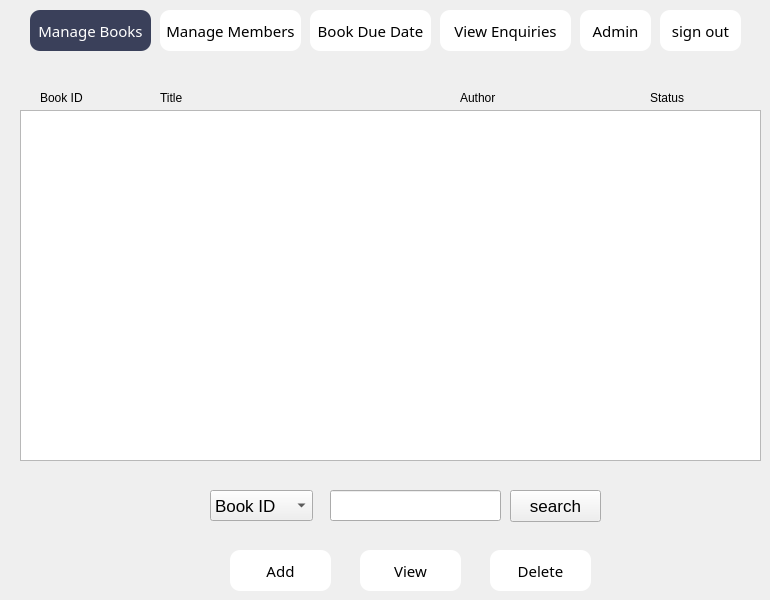
   <widget class="QWidget" name="page">
    <widget class="QPushButton" name="books_1">
     <property name="geometry">
      <rect>
       <x>30</x>
       <y>10</y>
       <width>121</width>
       <height>41</height>
      </rect>
     </property>
     <property name="font">
      <font>
       <family>Copperplate</family>
       <pointsize>-1</pointsize>
       <italic>false</italic>
       <bold>false</bold>
      </font>
     </property>
     <property name="cursor">
      <cursorShape>PointingHandCursor</cursorShape>
     </property>
     <property name="styleSheet">
      <string notr="true">background-color:rgb(58, 64, 90);
color:white;
border-radius:10px;
font: 15px;</string>
     </property>
     <property name="text">
      <string>Manage Books</string>
     </property>
    </widget>
    <widget class="QPushButton" name="members_1">
     <property name="geometry">
      <rect>
       <x>160</x>
       <y>10</y>
       <width>141</width>
       <height>41</height>
      </rect>
     </property>
     <property name="font">
      <font>
       <family>Copperplate</family>
       <pointsize>-1</pointsize>
       <italic>false</italic>
       <bold>false</bold>
      </font>
     </property>
     <property name="cursor">
      <cursorShape>PointingHandCursor</cursorShape>
     </property>
     <property name="styleSheet">
      <string notr="true">QPushButton{
background-color:white;
border-radius:10px;
font:15px;
}

QPushButton:hover {
    background-color:rgb(58, 64, 90);
	color:white;
}
</string>
     </property>
     <property name="text">
      <string>Manage Members</string>
     </property>
    </widget>
    <widget class="QPushButton" name="enquiries_1">
     <property name="geometry">
      <rect>
       <x>440</x>
       <y>10</y>
       <width>131</width>
       <height>41</height>
      </rect>
     </property>
     <property name="font">
      <font>
       <family>Copperplate</family>
       <pointsize>-1</pointsize>
       <italic>false</italic>
       <bold>false</bold>
      </font>
     </property>
     <property name="cursor">
      <cursorShape>PointingHandCursor</cursorShape>
     </property>
     <property name="styleSheet">
      <string notr="true">QPushButton{
background-color:white;
border-radius:10px;
font:15px;
}

QPushButton:hover {
    background-color:rgb(58, 64, 90);
	color:white;
}
</string>
     </property>
     <property name="text">
      <string>View Enquiries</string>
     </property>
    </widget>
    <widget class="QPushButton" name="account_1">
     <property name="geometry">
      <rect>
       <x>580</x>
       <y>10</y>
       <width>71</width>
       <height>41</height>
      </rect>
     </property>
     <property name="font">
      <font>
       <family>Copperplate</family>
       <pointsize>-1</pointsize>
       <italic>false</italic>
       <bold>false</bold>
      </font>
     </property>
     <property name="cursor">
      <cursorShape>PointingHandCursor</cursorShape>
     </property>
     <property name="styleSheet">
      <string notr="true">QPushButton{
background-color:white;
border-radius:10px;
font:15px;
}

QPushButton:hover {
    background-color:rgb(58, 64, 90);
	color:white;
}
</string>
     </property>
     <property name="text">
      <string>Admin</string>
     </property>
    </widget>
    <widget class="QListWidget" name="listWidget">
     <property name="enabled">
      <bool>true</bool>
     </property>
     <property name="geometry">
      <rect>
       <x>20</x>
       <y>110</y>
       <width>741</width>
       <height>351</height>
      </rect>
     </property>
     <property name="font">
      <font>
       <family>.AppleSystemUIFont</family>
       <pointsize>15</pointsize>
      </font>
     </property>
     <property name="mouseTracking">
      <bool>false</bool>
     </property>
     <property name="styleSheet">
      <string notr="true">QListWidget::item{
height:35;
}
QListWidget::item:selected{
	background-color: rgb(249,222,201);
	color:black;
}
</string>
     </property>
     <property name="locale">
      <locale language="English" country="NewZealand"/>
     </property>
     <property name="movement">
      <enum>QListView::Free</enum>
     </property>
     <property name="resizeMode">
      <enum>QListView::Adjust</enum>
     </property>
     <property name="spacing">
      <number>0</number>
     </property>
     <property name="modelColumn">
      <number>0</number>
     </property>
     <property name="uniformItemSizes">
      <bool>true</bool>
     </property>
     <property name="batchSize">
      <number>125</number>
     </property>
     <property name="currentRow">
      <number>-1</number>
     </property>
    </widget>
    <widget class="QPushButton" name="del">
     <property name="geometry">
      <rect>
       <x>490</x>
       <y>550</y>
       <width>101</width>
       <height>41</height>
      </rect>
     </property>
     <property name="font">
      <font>
       <family>Copperplate</family>
       <pointsize>-1</pointsize>
       <italic>false</italic>
       <bold>false</bold>
      </font>
     </property>
     <property name="cursor">
      <cursorShape>PointingHandCursor</cursorShape>
     </property>
     <property name="styleSheet">
      <string notr="true">QPushButton{
background-color:white;
border-radius:10px;
font:15px;
}

QPushButton:hover {
    background-color:rgb(58, 64, 90);
	color:white;
	border:none;
}</string>
     </property>
     <property name="text">
      <string>Delete</string>
     </property>
    </widget>
    <widget class="QPushButton" name="add">
     <property name="geometry">
      <rect>
       <x>230</x>
       <y>550</y>
       <width>101</width>
       <height>41</height>
      </rect>
     </property>
     <property name="font">
      <font>
       <family>Copperplate</family>
       <pointsize>-1</pointsize>
       <italic>false</italic>
       <bold>false</bold>
      </font>
     </property>
     <property name="cursor">
      <cursorShape>PointingHandCursor</cursorShape>
     </property>
     <property name="styleSheet">
      <string notr="true">QPushButton{
background-color:white;
border-radius:10px;
font:15px;
}

QPushButton:hover {
    background-color:rgb(58, 64, 90);
	color:white;
	border:none;
}
</string>
     </property>
     <property name="text">
      <string>Add</string>
     </property>
    </widget>
    <widget class="QPushButton" name="viewBooks">
     <property name="geometry">
      <rect>
       <x>360</x>
       <y>550</y>
       <width>101</width>
       <height>41</height>
      </rect>
     </property>
     <property name="font">
      <font>
       <family>Copperplate</family>
       <pointsize>-1</pointsize>
       <italic>false</italic>
       <bold>false</bold>
      </font>
     </property>
     <property name="cursor">
      <cursorShape>PointingHandCursor</cursorShape>
     </property>
     <property name="styleSheet">
      <string notr="true">QPushButton{
background-color:white;
border-radius:10px;
font:15px;
}

QPushButton:hover {
    background-color:rgb(58, 64, 90);
	color:white;
	border:none;
}
</string>
     </property>
     <property name="text">
      <string>View</string>
     </property>
    </widget>
    <widget class="QPushButton" name="signout">
     <property name="geometry">
      <rect>
       <x>660</x>
       <y>10</y>
       <width>81</width>
       <height>41</height>
      </rect>
     </property>
     <property name="font">
      <font>
       <family>Copperplate</family>
       <pointsize>-1</pointsize>
       <italic>false</italic>
       <bold>false</bold>
      </font>
     </property>
     <property name="cursor">
      <cursorShape>PointingHandCursor</cursorShape>
     </property>
     <property name="styleSheet">
      <string notr="true">QPushButton{
background-color:white;
border-radius:10px;
font:15px;
}

QPushButton:hover {
    background-color:rgb(58, 64, 90);
	color:white;
	border:none;
}
</string>
     </property>
     <property name="text">
      <string>sign out</string>
     </property>
    </widget>
    <widget class="QLabel" name="label_3">
     <property name="geometry">
      <rect>
       <x>40</x>
       <y>90</y>
       <width>58</width>
       <height>16</height>
      </rect>
     </property>
     <property name="text">
      <string>Book ID</string>
     </property>
    </widget>
    <widget class="QLabel" name="label_4">
     <property name="geometry">
      <rect>
       <x>160</x>
       <y>90</y>
       <width>58</width>
       <height>16</height>
      </rect>
     </property>
     <property name="text">
      <string>Title</string>
     </property>
    </widget>
    <widget class="QLabel" name="label_5">
     <property name="geometry">
      <rect>
       <x>460</x>
       <y>90</y>
       <width>58</width>
       <height>16</height>
      </rect>
     </property>
     <property name="text">
      <string>Author</string>
     </property>
    </widget>
    <widget class="QLabel" name="label_6">
     <property name="geometry">
      <rect>
       <x>650</x>
       <y>90</y>
       <width>58</width>
       <height>16</height>
      </rect>
     </property>
     <property name="text">
      <string>Status</string>
     </property>
    </widget>
    <widget class="QPushButton" name="bookStatus">
     <property name="geometry">
      <rect>
       <x>310</x>
       <y>10</y>
       <width>121</width>
       <height>41</height>
      </rect>
     </property>
     <property name="font">
      <font>
       <family>Copperplate</family>
       <pointsize>-1</pointsize>
       <italic>false</italic>
       <bold>false</bold>
      </font>
     </property>
     <property name="cursor">
      <cursorShape>PointingHandCursor</cursorShape>
     </property>
     <property name="styleSheet">
      <string notr="true">QPushButton{
background-color:white;
border-radius:10px;
font:15px;
}

QPushButton:hover {
    background-color:rgb(58, 64, 90);
	color:white;
}
</string>
     </property>
     <property name="text">
      <string>Book Due Date</string>
     </property>
    </widget>
    <widget class="QComboBox" name="comboBox">
     <property name="geometry">
      <rect>
       <x>210</x>
       <y>490</y>
       <width>103</width>
       <height>31</height>
      </rect>
     </property>
     <property name="font">
      <font>
       <family>.AppleSystemUIFont</family>
       <pointsize>13</pointsize>
      </font>
     </property>
     <item>
      <property name="text">
       <string>Book ID</string>
      </property>
     </item>
     <item>
      <property name="text">
       <string>Title</string>
      </property>
     </item>
     <item>
      <property name="text">
       <string>Author</string>
      </property>
     </item>
    </widget>
    <widget class="QLineEdit" name="search">
     <property name="geometry">
      <rect>
       <x>330</x>
       <y>490</y>
       <width>171</width>
       <height>31</height>
      </rect>
     </property>
     <property name="font">
      <font>
       <family>.AppleSystemUIFont</family>
       <pointsize>13</pointsize>
      </font>
     </property>
    </widget>
    <widget class="QPushButton" name="searchBtn">
     <property name="geometry">
      <rect>
       <x>510</x>
       <y>490</y>
       <width>91</width>
       <height>32</height>
      </rect>
     </property>
     <property name="font">
      <font>
       <family>.AppleSystemUIFont</family>
       <pointsize>13</pointsize>
      </font>
     </property>
     <property name="text">
      <string>search</string>
     </property>
    </widget>
   </widget>
